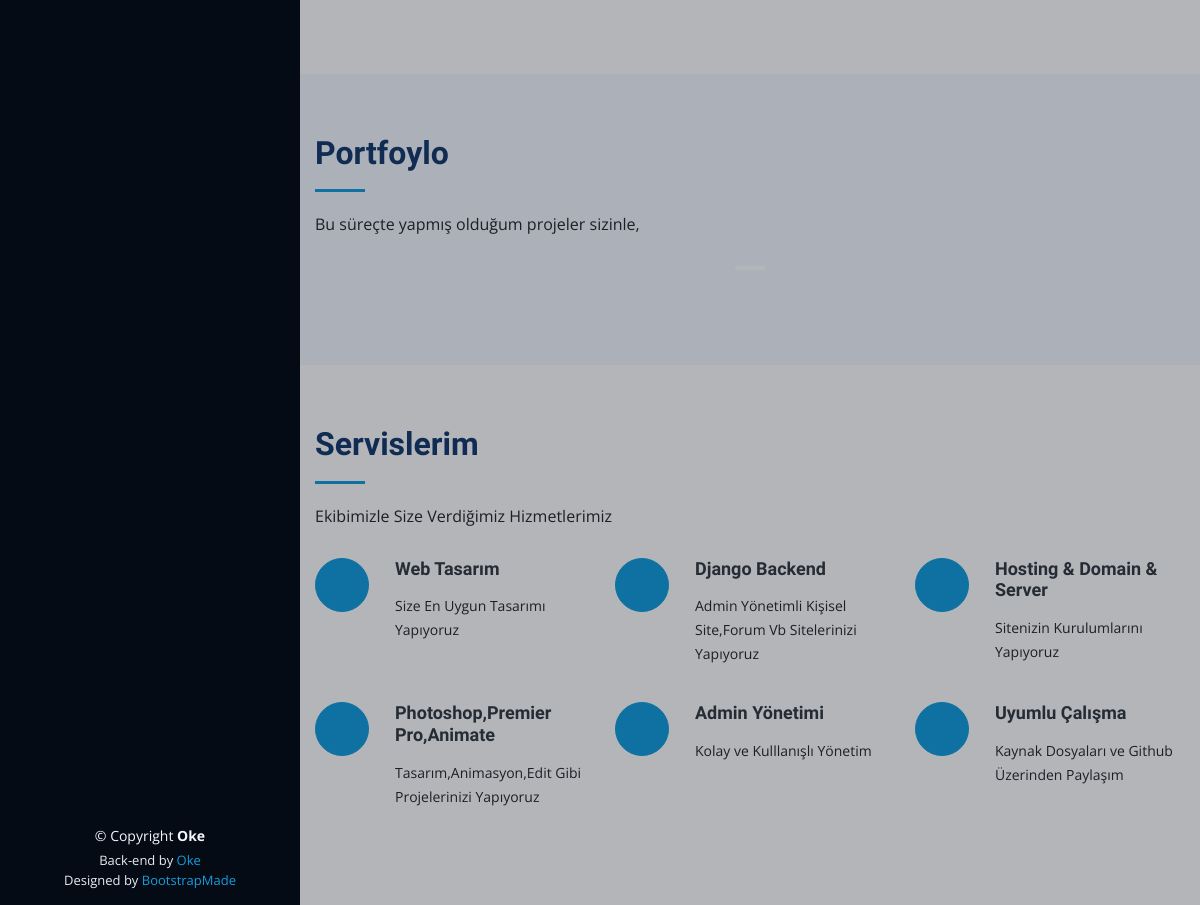
Before: / (lower part) with the older database file.
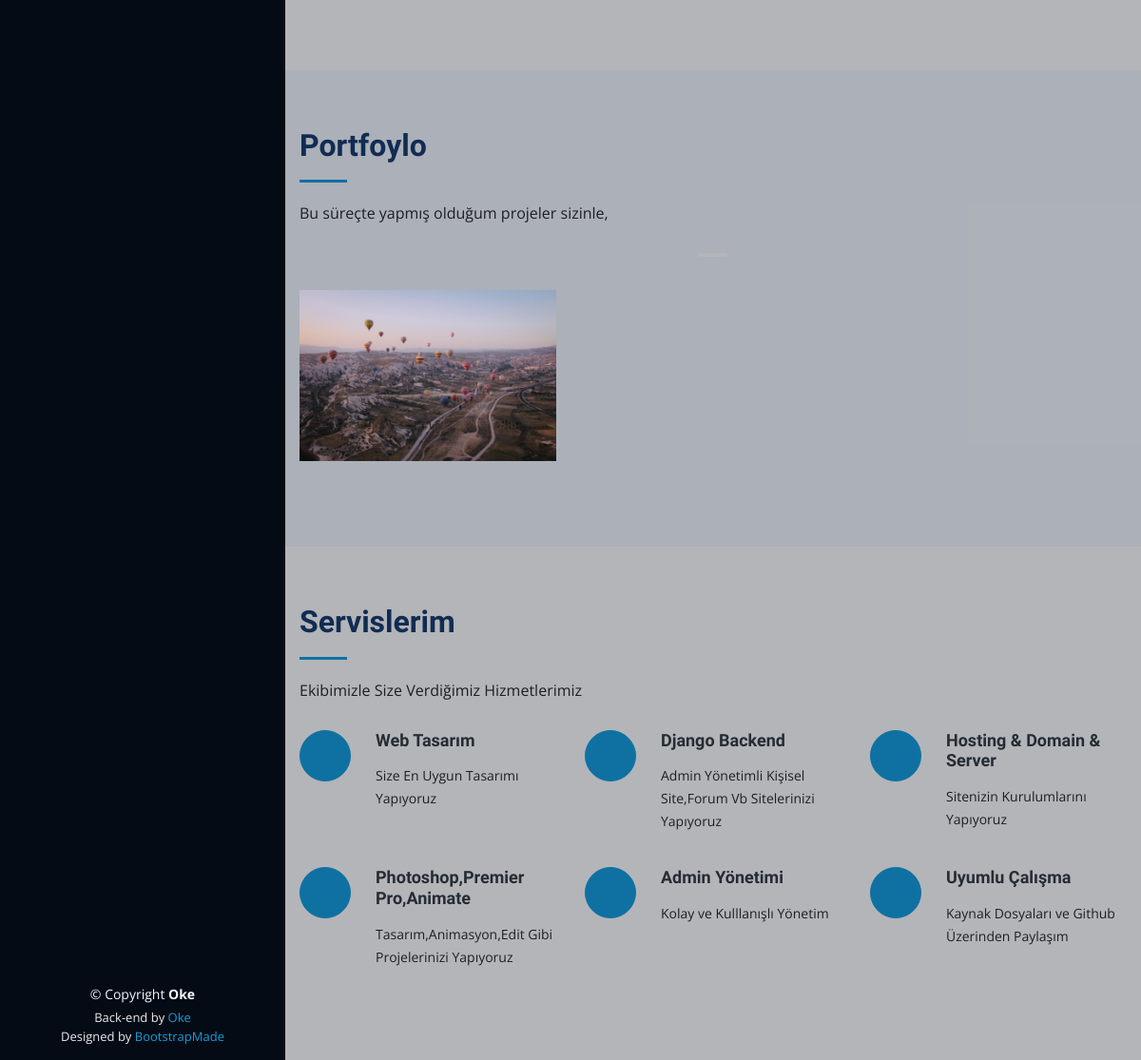
After: the same page with the newer database file.
### okeadminıu/models/portfoylo.py (models this page shows, shortened)
class PortfoyloModel(models.Model):
    ilk_resim = models.ImageField(upload_to = 'portfoylo_resimleri')
    slider_resim1 = models.ImageField(upload_to = 'portfoylo_resimleri')
    slider_resim2 = models.ImageField(upload_to = 'portfoylo_resimleri')
    slider_resim3 = models.ImageField(upload_to = 'portfoylo_resimleri')
    baslik = models.CharField(max_length=400)
    icerik = models.TextField(max_length=400)
    kategori = models.CharField(max_length=50)
    tarih = models.DateTimeField(auto_now_add=True)
    url = models.CharField(max_length=50)
    class Meta:
        db_table = "Portfoylo"
        verbose_name = "Portfoylo"
        verbose_name_plural = "Portfoylo"

### okeadminıu/views/anasayfa.py (the view)
# urls.py: path("",Anasayfa,name="anasayfa"),
def Anasayfa(request):
    projeler = PortfoyloModel.objects.all()
    return render(request,"pages/anasayfa.html", context={
        "projeler":projeler,
    })

### okeadminıu/templates/pages/anasayfa.html (shortened to what this page needs)
{% extends 'base.html' %}
{% load static %}
{% block body %}
{% load crispy_forms_tags %}
  <header id="header" >
  </header>
  <main id="main">
    <section id="resume" class="resume">
      <div class="container">
        <div class="row">
          <div class="col-lg-6" data-aos="fade-up">
          </div>
          <div class="col-lg-6" data-aos="fade-up" data-aos-delay="100">
          </div>
        </div>
      </div>
    </section>
    <section id="portfolio" class="portfolio section-bg">
      <div class="container">
        <div class="section-title">
          <h2>Portfoylo</h2>
          <p>Bu süreçte yapmış olduğum projeler sizinle,</p>
        </div>
        <div class="row" data-aos="fade-up">
          <div class="col-lg-12 d-flex justify-content-center">
          </div>
        </div>
        <div class="row portfolio-container" data-aos="fade-up" data-aos-delay="100">
      {% for portfoylo in projeler  %}
          <div class="col-lg-4 col-md-6 portfolio-item filter-app">
            <div class="portfolio-wrap">
              <img src="{{portfoylo.ilk_resim.url}}" class="img-fluid" alt="">
            </div>
          </div>
      {% endfor %}
        </div>
      </div>
    </section>
    <section id="services" class="services">
      <div class="container">
        <div class="section-title">
          <h2>Servislerim</h2>
          <p>Ekibimizle Size Verdiğimiz Hizmetlerimiz</p>
        </div>
        <div class="row">
          <div class="col-lg-4 col-md-6 icon-box" data-aos="fade-up">
            <div class="icon"></div>
            <h4 class="title"><a href="">Web Tasarım</a></h4>
            <p class="description">Size En Uygun Tasarımı Yapıyoruz</p>
          </div>
          <div class="col-lg-4 col-md-6 icon-box" data-aos="fade-up" data-aos-delay="100">
            <div class="icon"></div>
            <h4 class="title"><a href="">Django Backend</a></h4>
            <p class="description">Admin Yönetimli Kişisel Site,Forum Vb Sitelerinizi Yapıyoruz</p>
          </div>
          <div class="col-lg-4 col-md-6 icon-box" data-aos="fade-up" data-aos-delay="200">
            <div class="icon"></div>
            <h4 class="title"><a href="">Hosting & Domain & Server</a></h4>
            <p class="description">Sitenizin Kurulumlarını Yapıyoruz</p>
          </div>
          <div class="col-lg-4 col-md-6 icon-box" data-aos="fade-up" data-aos-delay="300">
            <div class="icon"></div>
            <h4 class="title"><a href="">Photoshop,Premier Pro,Animate</a></h4>
            <p class="description">Tasarım,Animasyon,Edit Gibi Projelerinizi Yapıyoruz</p>
          </div>
          <div class="col-lg-4 col-md-6 icon-box" data-aos="fade-up" data-aos-delay="400">
            <div class="icon"></div>
            <h4 class="title"><a href="">Admin Yönetimi</a></h4>
            <p class="description">Kolay ve Kulllanışlı Yönetim</p>
          </div>
          <div class="col-lg-4 col-md-6 icon-box" data-aos="fade-up" data-aos-delay="500">
            <div class="icon"></div>
            <h4 class="title"><a href="">Uyumlu Çalışma</a></h4>
            <p class="description">Kaynak Dosyaları ve Github Üzerinden Paylaşım</p>
          </div>
        </div>
      </div>
    </section>
  </main>
  <footer id="footer">
    <div class="container">
      <div class="copyright">
        &copy; Copyright <strong><span>Oke</span></strong>
      </div>
      <div class="credits">
        Back-end by <a href="https://github.com/mekroket">Oke</a> <br>
        Designed by <a href="https://bootstrapmade.com/">BootstrapMade</a>
      </div>
    </div>
  </footer>
{% endblock body %}

### templates/base.html (shortened to what this page needs)
<!DOCTYPE html>
{% load static %}
<html lang="en">
<head>
  <link href="{% static 'assets/vendor/bootstrap/css/bootstrap.min.css'%}" rel="stylesheet">
  <link href="{%static 'assets/vendor/icofont/icofont.min.css'%}" rel="stylesheet">
  <link href="{%static 'assets/vendor/boxicons/css/boxicons.min.css'%}" rel="stylesheet">
  <link href="{%static 'assets/vendor/venobox/venobox.css'%}" rel="stylesheet">
  <link href="{%static 'assets/vendor/owl.carousel/assets/owl.carousel.min.css'%}" rel="stylesheet">
  <link href="{%static 'assets/vendor/aos/aos.css'%}" rel="stylesheet">
  <link rel="stylesheet" href="{%static 'assets/css/style.css'%}">
</head>
<body>
    {% block body %}
    {% endblock  %}
</body>
</html>

### static/assets/css/style.css (style rules this page uses)
body { font-family: "Open Sans", sans-serif; color: #272829; }
a { color: #149ddd; }
h1, h2, h3, h4, h5, h6 { font-family: "Raleway", sans-serif; }
#header { position: fixed; top: 0; left: 0; bottom: 0; width: 300px; transition: all ease-in-out 0.5s; z-index: 9997; transition: all 0.5s; padding: 0 15px; background: #040b14; overflow-y: auto; }
#main { margin-left: 300px; }
section { padding: 60px 0; overflow: hidden; }
.section-bg { background: #f5f8fd; }
.section-title { padding-bottom: 30px; }
.section-title h2 { font-size: 32px; font-weight: bold; margin-bottom: 20px; padding-bottom: 20px; position: relative; color: #173b6c; }
.section-title h2::after { content: ''; position: absolute; display: block; width: 50px; height: 3px; background: #149ddd; bottom: 0; left: 0; }
.section-title p { margin-bottom: 0; }
.portfolio .portfolio-item { margin-bottom: 30px; }
.portfolio .portfolio-wrap { transition: 0.3s; position: relative; overflow: hidden; z-index: 1; }
.portfolio .portfolio-wrap::before { content: ""; background: rgba(255, 255, 255, 0.5); position: absolute; left: 0; right: 0; top: 0; bottom: 0; transition: all ease-in-out 0.3s; z-index: 2; opacity: 0; }
.services .icon-box { margin-bottom: 20px; }
.services .icon { float: left; display: flex; align-items: center; justify-content: center; width: 54px; height: 54px; background: #149ddd; border-radius: 50%; transition: 0.5s; border: 1px solid #149ddd; }
.services .title { margin-left: 80px; font-weight: 700; margin-bottom: 15px; font-size: 18px; }
.services .title a { color: #343a40; }
.services .description { margin-left: 80px; line-height: 24px; font-size: 14px; }
#footer { padding: 15px; color: #f4f6fd; font-size: 14px; position: fixed; left: 0; bottom: 0; width: 300px; z-index: 9999; background: #040b14; }
#footer .copyright { text-align: center; }
#footer .credits { padding-top: 5px; text-align: center; font-size: 13px; color: #eaebf0; }

Changed rows visible on the page:
now on this page (row edited): PortfoyloModel: ilk_resim (picture)
